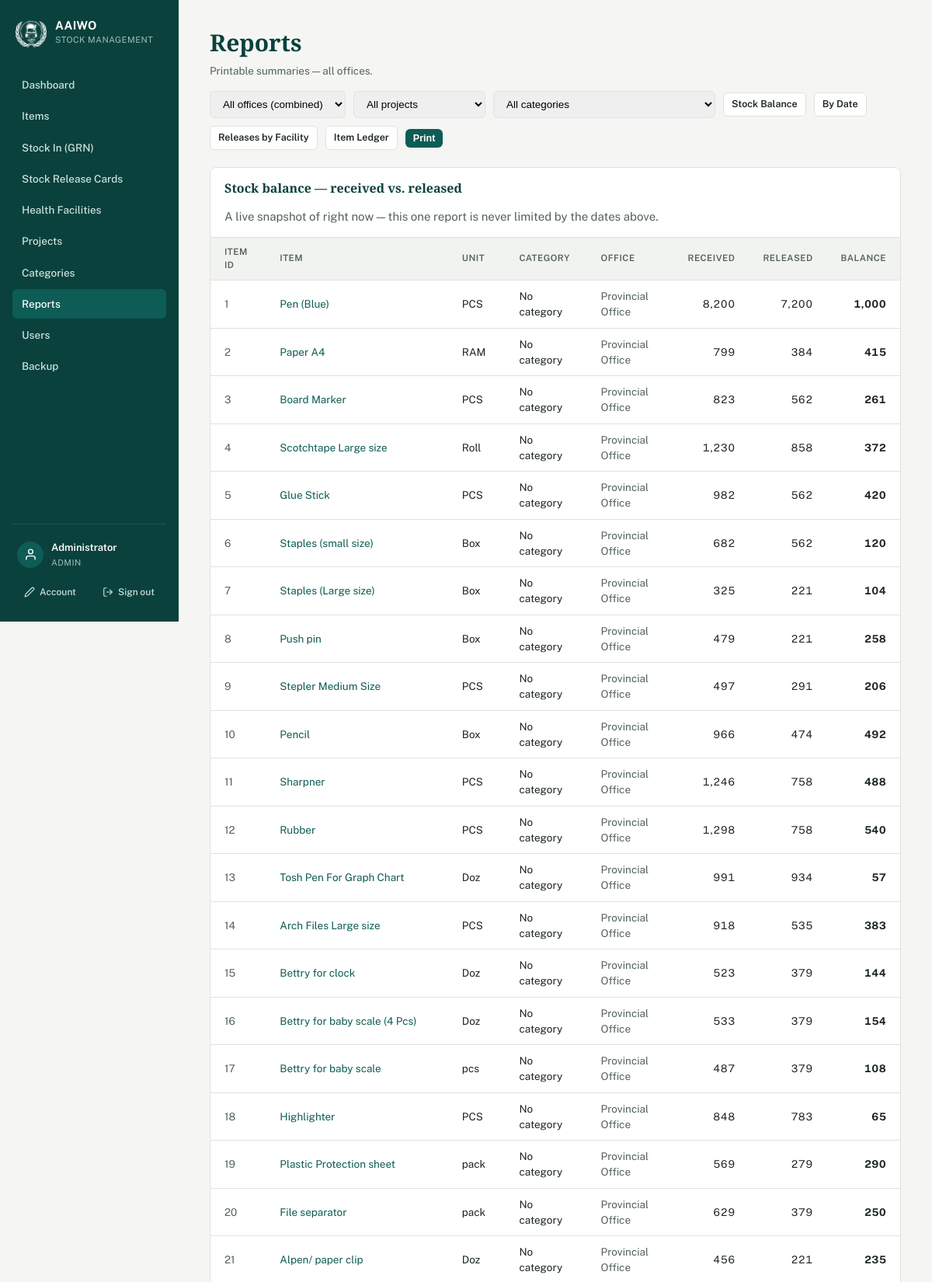
/reports.php (signed in, upper part), run on the app's committed database.
### tables this page shows
CREATE TABLE Users (
            UserID INTEGER PRIMARY KEY AUTOINCREMENT,
            Username TEXT NOT NULL UNIQUE,
            PasswordHash TEXT NOT NULL,
            FullName TEXT,
            Role TEXT NOT NULL DEFAULT 'staff',
            Active INTEGER NOT NULL DEFAULT 1,
            MustChangePassword INTEGER NOT NULL DEFAULT 0,
            CreatedAt TEXT NOT NULL DEFAULT (datetime('now'))
        , FailedLoginAttempts INTEGER NOT NULL DEFAULT 0, LockedUntil TEXT, Office TEXT);

CREATE TABLE Items (
    ItemID         INTEGER PRIMARY KEY,
    ItemNo         INTEGER,
    ItemName       TEXT NOT NULL,
    ItemNameLocal  TEXT,
    Description    TEXT,
    Unit           TEXT,
    OpeningQtyIn   INTEGER DEFAULT 0,
    OpeningQtyOut  INTEGER DEFAULT 0
, LowStockLevel REAL, Office TEXT DEFAULT 'main', ItemCode TEXT, ProjectID INTEGER, CategoryID INTEGER);

### config/db.php (called while the page is built, shortened)
<?php
function db_file_path(): string {
    return __DIR__ . '/../data/stock_management.sqlite';
}
function db(): PDO {
    static $pdo = null;
    if ($pdo === null) {
        $path = db_file_path();
        $pdo = new PDO('sqlite:' . $path);
        $pdo->setAttribute(PDO::ATTR_ERRMODE, PDO::ERRMODE_EXCEPTION);
        $pdo->setAttribute(PDO::ATTR_DEFAULT_FETCH_MODE, PDO::FETCH_ASSOC);
        $pdo->exec('PRAGMA foreign_keys = ON');
        stockapp_migrate($pdo);
    }
    return $pdo;
}
function stockapp_migrate(PDO $pdo): void {
    $pdo->exec("
        CREATE TABLE IF NOT EXISTS Users (
            UserID INTEGER PRIMARY KEY AUTOINCREMENT,
            Username TEXT NOT NULL UNIQUE COLLATE NOCASE,
            PasswordHash TEXT NOT NULL,
            FullName TEXT,
            Role TEXT NOT NULL DEFAULT 'staff',
            Active INTEGER NOT NULL DEFAULT 1,
            MustChangePassword INTEGER NOT NULL DEFAULT 0,
            CreatedAt TEXT NOT NULL DEFAULT (datetime('now'))
        )
    ");
    $auditCols = [
        'CreatedByUserID' => 'INTEGER',
        'UpdatedByUserID' => 'INTEGER',
        'CreatedAt' => 'TEXT',
        'UpdatedAt' => 'TEXT',
        'GroupName' => 'TEXT',
    ];
    foreach (['StockReceipts', 'StockReleases'] as $table) {
        $existing = array_column($pdo->query('PRAGMA table_info(' . $table . ')')->fetchAll(), 'name');
    }
    $stockReleasesExists = (bool)$pdo->query("SELECT name FROM sqlite_master WHERE type='table' AND name='StockReleases'")->fetchColumn();
    if ($stockReleasesExists) {
        $existingReleaseCols = array_column($pdo->query('PRAGMA table_info(StockReleases)')->fetchAll(), 'name');
    }
    $pdo->exec('CREATE TABLE IF NOT EXISTS Projects (
        ProjectID INTEGER PRIMARY KEY AUTOINCREMENT,
        ProjectName TEXT NOT NULL,
        Description TEXT,
        CreatedByUserID INTEGER,
        CreatedAt TEXT,
        UpdatedByUserID INTEGER,
        UpdatedAt TEXT
    )');
    foreach (['Items', 'StockReceipts', 'StockReleases'] as $projectTable) {
        $existingCols = array_column($pdo->query('PRAGMA table_info(' . $projectTable . ')')->fetchAll(), 'name');
    }
    $categoriesExisted = (bool)$pdo->query("SELECT name FROM sqlite_master WHERE type='table' AND name='ItemCategories'")->fetchColumn();
    $pdo->exec('CREATE TABLE IF NOT EXISTS ItemCategories (
        CategoryID INTEGER PRIMARY KEY AUTOINCREMENT,
        CategoryName TEXT NOT NULL,
        CategoryNameLocal TEXT,
        CreatedAt TEXT
    )');
    $existingItemCols = array_column($pdo->query('PRAGMA table_info(Items)')->fetchAll(), 'name');
    $existingUserCols = array_column($pdo->query('PRAGMA table_info(Users)')->fetchAll(), 'name');
    foreach (['Items', 'HealthFacilities', 'StockReceipts', 'StockReleases'] as $table) {
        $tableExists = (bool)$pdo->query("SELECT name FROM sqlite_master WHERE type='table' AND name='$table'")->fetchColumn();
        $cols = array_column($pdo->query('PRAGMA table_info(' . $table . ')')->fetchAll(), 'name');
    }
    $hfTableExists = (bool)$pdo->query("SELECT name FROM sqlite_master WHERE type='table' AND name='HealthFacilities'")->fetchColumn();
    if ($hfTableExists) {
        $existingHfCols = array_column($pdo->query('PRAGMA table_info(HealthFacilities)')->fetchAll(), 'name');
    }
    $itemsTableExists = (bool)$pdo->query("SELECT name FROM sqlite_master WHERE type='table' AND name='Items'")->fetchColumn();
    if ($itemsTableExists) {
        $existingItemCols = array_column($pdo->query('PRAGMA table_info(Items)')->fetchAll(), 'name');
    }
    $userCount = (int)$pdo->query('SELECT COUNT(*) FROM Users')->fetchColumn();
}

### reports.php (the view, shortened to what this page needs)
<?php
require __DIR__ . '/includes/functions.php';
require_admin();
require __DIR__ . '/includes/header.php';
$report = $_GET['report'] ?? 'balance';
$scope = office_scope();
$project = project_scope();
$category = category_scope();
[$pSql, $pParams] = project_condition('sr.ProjectID', $project);
$projQs = $project === '__all__' ? '' : '&project=' . urlencode((string)$project);
$catQs = $category === '__all__' ? '' : '&category=' . urlencode((string)$category);
$dateOk = static function (string $v): string {
    if (preg_match('/^(\d{4})-(\d{2})-(\d{2})$/', $v, $m) !== 1) {
        return '';
    }
    return checkdate((int)$m[2], (int)$m[3], (int)$m[1]) ? $v : '';
};
$fromRaw = $dateOk(trim((string)($_GET['from'] ?? '')));
$toRaw = $dateOk(trim((string)($_GET['to'] ?? '')));
$hasPeriod = ($fromRaw !== '' || $toRaw !== '');
$fromEff = $fromRaw !== '' ? $fromRaw : '0000-01-01';
$toEff = $toRaw !== '' ? $toRaw : '9999-12-31';
$dateNice = static fn(string $d): string => date('j M Y', strtotime($d));
$periodLabel = $hasPeriod
    ? ($fromRaw !== '' ? $dateNice($fromRaw) : 'Beginning') . ' — ' . ($toRaw !== '' ? $dateNice($toRaw) : 'present')
    : 'All dates';
$dateQs = ($fromRaw !== '' ? '&from=' . urlencode($fromRaw) : '')
        . ($toRaw !== '' ? '&to=' . urlencode($toRaw) : '');
$balances = ($scope === '__unassigned__') ? [] : stock_balance($scope, $project, $category);
$periodSql = $hasPeriod ? ' AND sr.ReleaseDate BETWEEN :pf AND :pt' : '';
if ($scope === '__unassigned__') {
    $byHF = [];
} else {
    $byHF = db()->prepare('
        SELECT hf.HFName, d.DistrictName, COUNT(DISTINCT sr.ReleaseID) AS card_count
        FROM StockReleaseDetails srd
        JOIN StockReleases sr ON sr.ReleaseID = srd.ReleaseID
        LEFT JOIN HealthFacilities hf ON hf.HFID = sr.HFID
        LEFT JOIN Districts d ON d.DistrictID = hf.DistrictID
        WHERE 1=1' . $periodSql . $pSql . '
        GROUP BY hf.HFID
        ORDER BY card_count DESC
    ');
    $byHF->execute($hasPeriod ? ['pf' => $fromEff, 'pt' => $toEff] : []);
    $byHF = $byHF->fetchAll();
}
$itemId = isset($_GET['item_id']) ? (int)$_GET['item_id'] : 0;
?>
<div class="page-head">
  <div>
    <h1>Reports</h1>
    <p>Printable summaries<?= is_admin() ? h($scope === null ? ' — all offices' : (' — ' . office_label($scope))) : '' ?>.</p>
  </div>
  <div class="no-print" style="display:flex;gap:10px;flex-wrap:wrap;align-items:center;">
    <?php if (is_admin()): ?>
      <select class="search-box" style="min-width:170px;" onchange="location.href='reports?report=<?= h($report) ?>'+(this.value?('&office='+this.value):'')<?= ($report === 'item' && $itemId) ? "+'&item_id=" . $itemId . "'" : '' ?>+'<?= h($dateQs . $projQs . $catQs) ?>'">
        <option value="">All offices (combined)</option>
      </select>
    <?php endif; ?>
    <select class="search-box" style="min-width:170px;" onchange="location.href='reports?report=<?= h($report) ?>'+(this.value?('&project='+this.value):'')<?= $scope !== null ? "+'&office=" . urlencode($scope) . "'" : '' ?><?= ($report === 'item' && $itemId) ? "+'&item_id=" . $itemId . "'" : '' ?>+'<?= h($dateQs . $catQs) ?>'">
      <?= project_options_html($project === '__all__' ? '' : $project, true) ?>
    </select>
    <select class="search-box" style="min-width:170px;" onchange="location.href='reports?report=<?= h($report) ?>'+(this.value?('&category='+this.value):'')<?= $scope !== null ? "+'&office=" . urlencode($scope) . "'" : '' ?><?= ($report === 'item' && $itemId) ? "+'&item_id=" . $itemId . "'" : '' ?>+'<?= h($dateQs . $projQs) ?>'">
      <?= category_options_html($category === '__all__' ? '' : $category, true) ?>
    </select>
    <a class="btn secondary small <?= $report==='balance'?'active':'' ?>" href="reports?report=balance<?= $scope !== null ? ('&office=' . urlencode($scope)) : '' ?><?= h($dateQs . $projQs . $catQs) ?>">Stock Balance</a>
    <a class="btn secondary small <?= $report==='dates'?'active':'' ?>" href="reports?report=dates<?= $scope !== null ? ('&office=' . urlencode($scope)) : '' ?><?= h($dateQs . $projQs . $catQs) ?>">By Date</a>
    <a class="btn secondary small <?= $report==='byhf'?'active':'' ?>" href="reports?report=byhf<?= $scope !== null ? ('&office=' . urlencode($scope)) : '' ?><?= h($dateQs . $projQs . $catQs) ?>">Releases by Facility</a>
    <a class="btn secondary small <?= $report==='item'?'active':'' ?>" href="reports?report=item<?= $scope !== null ? ('&office=' . urlencode($scope)) : '' ?><?= h($dateQs . $projQs . $catQs) ?>">Item Ledger</a>
    <button type="button" class="btn small" onclick="window.print()" title="Print this report, or use it to save as PDF">Print</button>
  </div>
</div>
<?php if ($report === 'byhf'): ?>
  <div class="panel">
    <div class="panel-head">
      <h2>Stock cards issued, by health facility</h2>
      <?php if ($hasPeriod): ?><span class="muted">Period: <?= h($periodLabel) ?></span><?php endif; ?>
      <?php if ($category !== '__all__'): ?><span class="muted">Category filtering is not applied here — a stock card can hold items of several categories.</span><?php endif; ?>
    </div>
    <table>
      <thead><tr><th>Facility</th><th>District</th><th class="num">Stock cards</th></tr></thead>
      <tbody>
        <?php foreach ($byHF as $r): ?>
          <tr>
            <td><?= h($r['HFName'] ?: 'Unmatched / Provincial Office / Hospital') ?></td>
            <td><?= h($r['DistrictName']) ?></td>
            <td class="num"><?= (int)$r['card_count'] ?></td>
          </tr>
        <?php endforeach; ?>
      </tbody>
    </table>
  </div>
<?php else: ?>
  <div class="panel">
    <div class="panel-head">
      <h2>Stock balance — received vs. released</h2>
      <span class="muted">A live snapshot of right now — this one report is never limited by the dates above.</span>
    </div>
    <table>
      <thead><tr><th>Item ID</th><th>Item</th><th>Unit</th><th>Category</th><?php if (is_admin()): ?><th>Office</th><?php endif; ?><th class="num">Received</th><th class="num">Released</th><th class="num">Balance</th></tr></thead>
      <tbody>
        <?php foreach ($balances as $b): ?>
          <tr>
            <td class="muted"><?= h($b['ItemID']) ?></td>
            <td><a href="reports?report=item&item_id=<?= (int)$b['ItemID'] ?><?= $scope !== null ? ('&office=' . urlencode($scope)) : '' ?><?= h($dateQs . $projQs . $catQs) ?>"><?= h($b['ItemName']) ?></a></td>
            <td><?= h($b['Unit']) ?></td>
            <td><?= h(category_label((int)($b['CategoryID'] ?? 0) ?: null)) ?></td>
            <?php if (is_admin()): ?><td class="muted"><?= h(office_label($b['Office'] ?? null)) ?></td><?php endif; ?>
            <td class="num"><?= number_format($b['TotalReceived']) ?></td>
            <td class="num"><?= number_format($b['TotalReleased']) ?></td>
            <td class="num"><strong><?= number_format($b['CurrentBalance']) ?></strong></td>
          </tr>
        <?php endforeach; ?>
      </tbody>
    </table>
  </div>
<?php endif; ?>
<?php require __DIR__ . '/includes/footer.php'; ?>

### includes/header.php (shortened to what this page needs)
<?php
require_once __DIR__ . '/functions.php';
$me = current_user();
$current = basename($_SERVER['SCRIPT_NAME']);
$importType = $_GET['type'] ?? ($_POST['import_type'] ?? '');
$isImportGrn = ($current === 'import.php' && $importType !== 'card');
$isImportCard = ($current === 'import.php' && $importType === 'card');
?>
<!DOCTYPE html>
<html lang="en">
<head>
<?php
$cssPath = __DIR__ . '/../assets/style.css';
$cssVer = is_file($cssPath) ? filemtime($cssPath) : 1;
?>
<link rel="stylesheet" href="<?= isset($assetPrefix) ? $assetPrefix : '' ?>assets/style.css?v=<?= $cssVer ?>">
</head>
<body>
<div class="shell">
  <aside class="sidebar">
    <div class="brand" title="Afghan Alfouz Innovational Welfare Organization">
      <img src="<?= isset($assetPrefix) ? $assetPrefix : '' ?>assets/logo-white.png" alt="AAIWO" class="brand-mark-logo">
      <div>
        <div class="brand-title">AAIWO</div>
        <div class="brand-sub">Stock Management</div>
      </div>
    </div>
    <nav>
      <a href="index" class="<?= $current==='index.php'?'active':'' ?>">Dashboard</a>
      <a href="items" class="<?= in_array($current, ['items.php','item_form.php','import_items.php','export_items.php'], true) ? 'active' : '' ?>">Items</a>
      <a href="receipts" class="<?= (in_array($current, ['receipts.php','receipt_form.php','receipt_view.php','export_excel.php'], true) || $isImportGrn) ? 'active' : '' ?>">Stock In (GRN)</a>
      <a href="releases" class="<?= (in_array($current, ['releases.php','release_form.php','release_view.php','export_excel.php'], true) || $isImportCard) ? 'active' : '' ?>">Stock Release Cards</a>
      <a href="health_facilities" class="<?= in_array($current, ['health_facilities.php','hf_form.php','import_hf.php','export_hf.php'], true) ? 'active' : '' ?>">Health Facilities</a>
      <?php if (($me['Role'] ?? '') === 'admin'): ?>
        <a href="projects" class="<?= in_array($current, ['projects.php','project_form.php'], true) ? 'active' : '' ?>">Projects</a>
        <a href="categories" class="<?= in_array($current, ['categories.php','category_form.php'], true) ? 'active' : '' ?>">Categories</a>
        <a href="reports" class="<?= $current==='reports.php'?'active':'' ?>">Reports</a>
        <a href="users" class="<?= $current==='users.php'||$current==='user_form.php'?'active':'' ?>">Users</a>
        <a href="backup" class="<?= $current==='backup.php'?'active':'' ?>">Backup</a>
      <?php endif; ?>
    </nav>
    <div class="sidebar-account">
      <div class="account-card">
        <span class="account-avatar" aria-hidden="true">
          <svg viewBox="0 0 24 24" fill="none" stroke="currentColor" stroke-width="2" stroke-linecap="round" stroke-linejoin="round"><path d="M20 21v-2a4 4 0 0 0-4-4H8a4 4 0 0 0-4 4v2"></path><circle cx="12" cy="7" r="4"></circle></svg>
        </span>
        <div class="account-meta">
          <div class="account-name"><?= h($me['FullName'] ?? '') ?></div>
          <div class="account-role">
            <?= h(ucfirst($me['Role'] ?? '')) ?>
          </div>
        </div>
      </div>
      <div class="account-actions">
        <a href="my_account" class="account-action" title="My account">
          <svg viewBox="0 0 24 24" fill="none" stroke="currentColor" stroke-width="2" stroke-linecap="round" stroke-linejoin="round"><path d="M17 3a2.85 2.83 0 1 1 4 4L7.5 20.5 2 22l1.5-5.5Z"></path></svg>
          <span>Account</span>
        </a>
        <a href="logout" class="account-action" title="Sign out">
          <svg viewBox="0 0 24 24" fill="none" stroke="currentColor" stroke-width="2" stroke-linecap="round" stroke-linejoin="round"><path d="M9 21H5a2 2 0 0 1-2-2V5a2 2 0 0 1 2-2h4"></path><polyline points="16 17 21 12 16 7"></polyline><line x1="21" y1="12" x2="9" y2="12"></line></svg>
          <span>Sign out</span>
        </a>
      </div>
    </div>
  </aside>
  <main class="content">

### data on the page
users: FullName "Administrator", Role "ADMIN"
items: ItemID "1", ItemName "Pen (Blue)", Unit "PCS", CategoryID "No category", Office "Provincial Office", TotalReceived "8,200", TotalReleased "7,200", CurrentBalance "1,000"
items: ItemID "2", ItemName "Paper A4", Unit "RAM", CategoryID "No category", Office "Provincial Office", TotalReceived "799", TotalReleased "384", CurrentBalance "415"
items: ItemID "3", ItemName "Board Marker", Unit "PCS", CategoryID "No category", Office "Provincial Office", TotalReceived "823", TotalReleased "562", CurrentBalance "261"
items: ItemID "4", ItemName "Scotchtape Large size", Unit "Roll", CategoryID "No category", Office "Provincial Office", TotalReceived "1,230", TotalReleased "858", CurrentBalance "372"
items: ItemID "5", ItemName "Glue Stick", Unit "PCS", CategoryID "No category", Office "Provincial Office", TotalReceived "982", TotalReleased "562", CurrentBalance "420"
items: ItemID "6", ItemName "Staples (small size)", Unit "Box", CategoryID "No category", Office "Provincial Office", TotalReceived "682", TotalReleased "562", CurrentBalance "120"
items: ItemID "7", ItemName "Staples (Large size)", Unit "Box", CategoryID "No category", Office "Provincial Office", TotalReceived "325", TotalReleased "221", CurrentBalance "104"
items: ItemID "8", ItemName "Push pin", Unit "Box", CategoryID "No category", Office "Provincial Office", TotalReceived "479", TotalReleased "221", CurrentBalance "258"
items: ItemID "9", ItemName "Stepler Medium Size", Unit "PCS", CategoryID "No category", Office "Provincial Office", TotalReceived "497", TotalReleased "291", CurrentBalance "206"
items: ItemID "10", ItemName "Pencil", Unit "Box", CategoryID "No category", Office "Provincial Office", TotalReceived "966", TotalReleased "474", CurrentBalance "492"
items: ItemID "11", ItemName "Sharpner", Unit "PCS", CategoryID "No category", Office "Provincial Office", TotalReceived "1,246", TotalReleased "758", CurrentBalance "488"
items: ItemID "12", ItemName "Rubber", Unit "PCS", CategoryID "No category", Office "Provincial Office", TotalReceived "1,298", TotalReleased "758", CurrentBalance "540"
items: ItemID "13", ItemName "Tosh Pen For Graph Chart", Unit "Doz", CategoryID "No category", Office "Provincial Office", TotalReceived "991", TotalReleased "934", CurrentBalance "57"
items: ItemID "14", ItemName "Arch Files Large size", Unit "PCS", CategoryID "No category", Office "Provincial Office", TotalReceived "918", TotalReleased "535", CurrentBalance "383"
items: ItemID "15", ItemName "Bettry for clock", Unit "Doz", CategoryID "No category", Office "Provincial Office", TotalReceived "523", TotalReleased "379", CurrentBalance "144"
items: ItemID "16", ItemName "Bettry for baby scale (4 Pcs)", Unit "Doz", CategoryID "No category", Office "Provincial Office", TotalReceived "533", TotalReleased "379", CurrentBalance "154"
items: ItemID "17", ItemName "Bettry for baby scale", Unit "pcs", CategoryID "No category", Office "Provincial Office", TotalReceived "487", TotalReleased "379", CurrentBalance "108"
items: ItemID "18", ItemName "Highlighter", Unit "PCS", CategoryID "No category", Office "Provincial Office", TotalReceived "848", TotalReleased "783", CurrentBalance "65"
items: ItemID "19", ItemName "Plastic Protection sheet", Unit "pack", CategoryID "No category", Office "Provincial Office", TotalReceived "569", TotalReleased "279", CurrentBalance "290"
items: ItemID "20", ItemName "File separator", Unit "pack", CategoryID "No category", Office "Provincial Office", TotalReceived "629", TotalReleased "379", CurrentBalance "250"
items: ItemID "21", ItemName "Alpen/ paper clip", Unit "Doz", CategoryID "No category", Office "Provincial Office", TotalReceived "456", TotalReleased "221", CurrentBalance "235"

### other printed values
$scope === null ? ' — all offices' : (' — ' . office_label($scope)) "— all offices"
